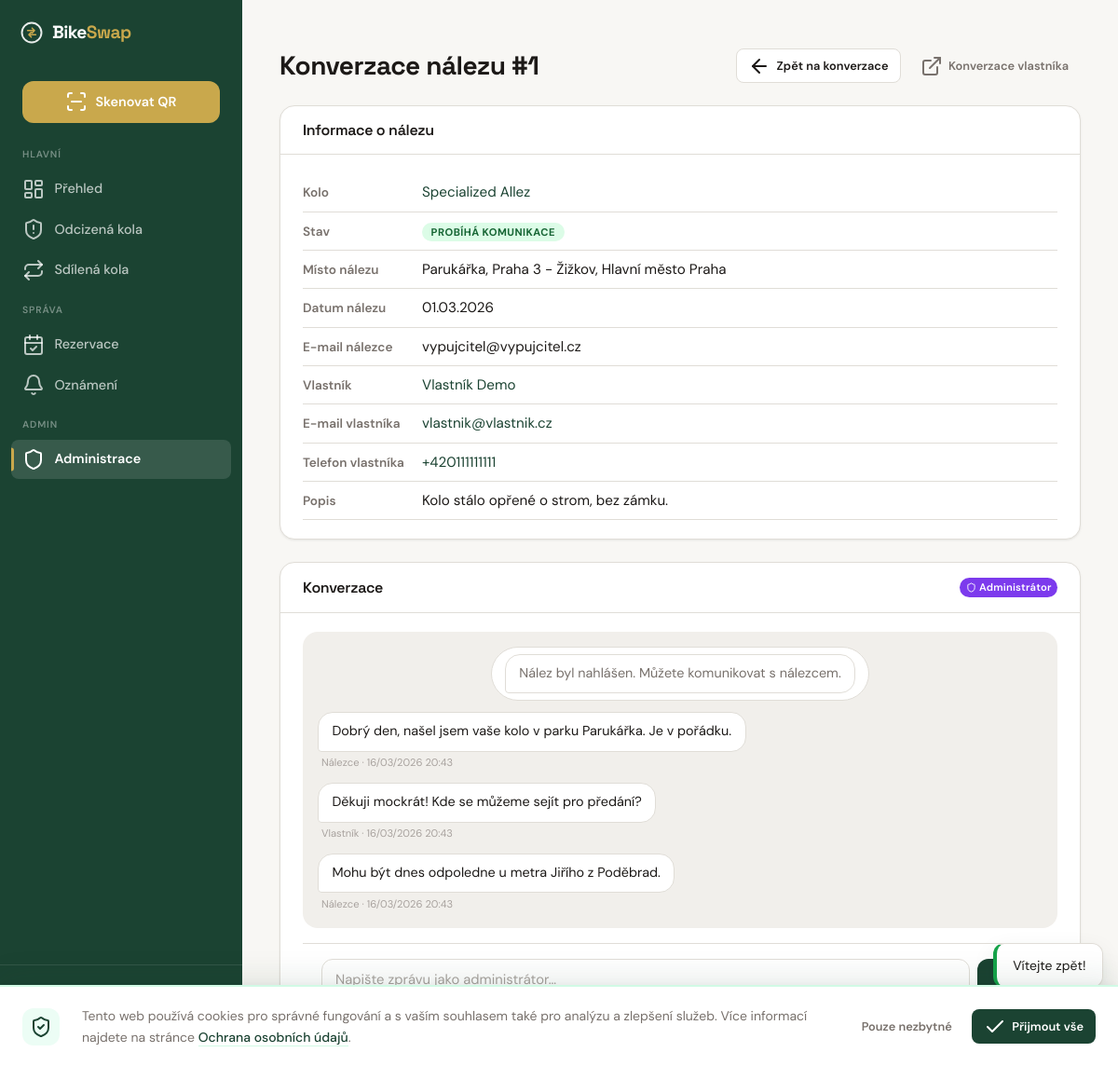
The page /admin/conversation/found/1 (signed in) on the database its author committed.
### tables this page shows
CREATE TABLE IF NOT EXISTS `found_reports` (
    `id`                  INT UNSIGNED    NOT NULL AUTO_INCREMENT,
    `bike_id`             INT UNSIGNED    NULL DEFAULT NULL,
    `qr_hash_scanned`     VARCHAR(64)     NULL DEFAULT NULL,
    `reported_by`         INT UNSIGNED    NULL DEFAULT NULL,
    `reporter_email`      VARCHAR(255)    NULL DEFAULT NULL,
    `reporter_phone`      VARCHAR(20)     NULL DEFAULT NULL,
    `reporter_ip`         VARCHAR(45)     NULL DEFAULT NULL,
    `conversation_token`  VARCHAR(64)     NOT NULL,
    `found_date`          DATE            NULL DEFAULT NULL,
    `found_location_text` VARCHAR(255)    NULL DEFAULT NULL,
    `found_location_lat`  DECIMAL(10, 7)  NULL DEFAULT NULL,
    `found_location_lng`  DECIMAL(10, 7)  NULL DEFAULT NULL,
    `description`         TEXT            NULL DEFAULT NULL,
    `status`              ENUM('pending', 'verified', 'contacted', 'resolved', 'closed') NOT NULL DEFAULT 'pending',
    `verified_by`         INT UNSIGNED    NULL DEFAULT NULL,
    `verified_at`         DATETIME        NULL DEFAULT NULL,
    `created_at`          DATETIME        NOT NULL DEFAULT CURRENT_TIMESTAMP,

    PRIMARY KEY (`id`),
    UNIQUE KEY `uq_found_token` (`conversation_token`),
    KEY `idx_found_bike` (`bike_id`),
    KEY `idx_found_status` (`status`),
    KEY `idx_found_qr` (`qr_hash_scanned`),
    CONSTRAINT `fk_found_bike` FOREIGN KEY (`bike_id`) REFERENCES `bikes` (`id`) ON DELETE SET NULL,
    CONSTRAINT `fk_found_reporter` FOREIGN KEY (`reported_by`) REFERENCES `users` (`id`) ON DELETE SET NULL,
    CONSTRAINT `fk_found_verifier` FOREIGN KEY (`verified_by`) REFERENCES `users` (`id`) ON DELETE SET NULL
);

CREATE TABLE IF NOT EXISTS `bikes` (
    `id`                   INT UNSIGNED    NOT NULL AUTO_INCREMENT,
    `owner_id`             INT UNSIGNED    NOT NULL,
    `qr_hash`              VARCHAR(64)     NOT NULL,
    `brand`                VARCHAR(100)    NOT NULL,
    `model`                VARCHAR(100)    NULL DEFAULT NULL,
    `color`                VARCHAR(50)     NOT NULL,
    `frame_number`         VARCHAR(100)    NULL DEFAULT NULL,
    `year_of_manufacture`  SMALLINT UNSIGNED NULL DEFAULT NULL,
    `description`          TEXT            NULL DEFAULT NULL,
    `status`               ENUM('active', 'stolen', 'found', 'recovered') NOT NULL DEFAULT 'active',
    `is_shared`            TINYINT(1)      NOT NULL DEFAULT 0,
    `auto_accept`          TINYINT(1)      NOT NULL DEFAULT 0,
    `availability_days`    VARCHAR(20)     DEFAULT NULL,
    `created_at`           DATETIME        NOT NULL DEFAULT CURRENT_TIMESTAMP,
    `updated_at`           DATETIME        NOT NULL DEFAULT CURRENT_TIMESTAMP ON UPDATE CURRENT_TIMESTAMP,

    PRIMARY KEY (`id`),
    UNIQUE KEY `uq_bikes_qr_hash` (`qr_hash`),
    KEY `idx_bikes_owner` (`owner_id`),
    KEY `idx_bikes_status` (`status`),
    KEY `idx_bikes_shared` (`is_shared`),
    CONSTRAINT `fk_bikes_owner` FOREIGN KEY (`owner_id`) REFERENCES `users` (`id`) ON DELETE CASCADE
);

CREATE TABLE IF NOT EXISTS `users` (
    `id`                 INT UNSIGNED    NOT NULL AUTO_INCREMENT,
    `email`              VARCHAR(255)    NOT NULL,
    `password_hash`      VARCHAR(255)    NOT NULL,
    `role`               ENUM('user', 'police', 'admin') NOT NULL DEFAULT 'user',
    `first_name`         VARCHAR(50)     NOT NULL,
    `surname`            VARCHAR(50)     NOT NULL DEFAULT '',
    `phone`              VARCHAR(20)     NULL DEFAULT NULL,
    `address`            VARCHAR(255)    NULL DEFAULT NULL,
    `is_verified`        TINYINT(1)      NOT NULL DEFAULT 0,
    `verification_token` VARCHAR(64)     NULL DEFAULT NULL,
    `password_reset_token`   VARCHAR(64) NULL DEFAULT NULL,
    `password_reset_expires` DATETIME    NULL DEFAULT NULL,
    `totp_secret`        VARCHAR(255)    NULL DEFAULT NULL,
    `totp_enabled`       TINYINT(1)      NOT NULL DEFAULT 0,
    `karma_score`        INT             NOT NULL DEFAULT 0,
    `is_banned`          TINYINT(1)      NOT NULL DEFAULT 0,
    `created_at`         DATETIME        NOT NULL DEFAULT CURRENT_TIMESTAMP,
    `updated_at`         DATETIME        NOT NULL DEFAULT CURRENT_TIMESTAMP ON UPDATE CURRENT_TIMESTAMP,
    `last_login_at`      DATETIME        NULL DEFAULT NULL,

    PRIMARY KEY (`id`),
    UNIQUE KEY `uq_users_email` (`email`),
    KEY `idx_users_role` (`role`)
);

CREATE TABLE IF NOT EXISTS `found_report_messages` (
    `id`               INT UNSIGNED    NOT NULL AUTO_INCREMENT,
    `found_report_id`  INT UNSIGNED    NOT NULL,
    `sender_type`      ENUM('owner','finder','system','admin') NOT NULL,
    `sender_user_id`   INT UNSIGNED    NULL DEFAULT NULL,
    `message`          TEXT            NOT NULL,
    `is_read`          TINYINT(1)      NOT NULL DEFAULT 0,
    `created_at`       DATETIME        NOT NULL DEFAULT CURRENT_TIMESTAMP,

    PRIMARY KEY (`id`),
    KEY `idx_frmsg_report` (`found_report_id`, `created_at`),
    CONSTRAINT `fk_frmsg_report` FOREIGN KEY (`found_report_id`) REFERENCES `found_reports` (`id`) ON DELETE CASCADE,
    CONSTRAINT `fk_frmsg_sender` FOREIGN KEY (`sender_user_id`) REFERENCES `users` (`id`) ON DELETE SET NULL
);

### templates/admin/conversation-found.php (the view, shortened to what the rows shown need)
<div class="page-header">
  <h1>Konverzace nálezu #<?= $report->getId() ?></h1>
  <div class="page-header-actions">
    <a href="/admin/conversations" class="btn btn-secondary btn-sm">
    </a>
    <?php if ($report->getBikeId()): ?>
      <a href="/found/<?= $report->getId() ?>/conversation" class="btn btn-ghost btn-sm" target="_blank">
      </a>
    <?php endif; ?>
  </div>
</div>
<div class="card mb-lg">
  <div class="card-body">
    <div class="info-row">
      <span class="info-value">
        <?php if ($bike): ?>
          <a href="/admin/bikes/<?= $bike->getId() ?>"><?= e($bike->getFullName()) ?></a>
        <?php elseif ($report->getQrHashScanned()): ?>
          QR: <?= e($report->getQrHashScanned()) ?>
        <?php else: ?>—<?php endif; ?>
      </span>
    </div>
    <div class="info-row">
      <span class="info-value">
        <span class="status-badge <?= e($report->getStatusClass()) ?>"><?= e($report->getStatusLabel()) ?></span>
      </span>
    </div>
    <div class="info-row">
      <span class="info-label">Místo nálezu</span>
      <span class="info-value"><?= $report->getFoundLocationText() ? e($report->getFoundLocationText()) : '—' ?></span>
    </div>
    <div class="info-row">
      <span class="info-label">Datum nálezu</span>
      <span class="info-value"><?= $report->getFoundDate() ? date('d.m.Y', strtotime($report->getFoundDate())) : '—' ?></span>
    </div>
    <?php if ($report->getReporterEmail()): ?>
    <div class="info-row">
      <span class="info-label">E-mail nálezce</span>
      <span class="info-value"><?= e($report->getReporterEmail()) ?></span>
    </div>
    <?php endif; ?>
    <?php if (isset($owner) && $owner): ?>
    <div class="info-row">
      <span class="info-label">Vlastník</span>
      <span class="info-value">
        <a href="/admin/users/<?= $owner->getId() ?>"><?= e($owner->getFullName()) ?></a>
      </span>
    </div>
    <div class="info-row">
      <span class="info-label">E-mail vlastníka</span>
      <span class="info-value"><a href="mailto:<?= e($owner->getEmail()) ?>"><?= e($owner->getEmail()) ?></a></span>
    </div>
    <?php if ($owner->getPhone()): ?>
    <div class="info-row">
      <span class="info-label">Telefon vlastníka</span>
      <span class="info-value"><a href="tel:<?= e($owner->getPhone()) ?>"><?= e($owner->getPhone()) ?></a></span>
    </div>
    <?php endif; ?>
    <?php endif; ?>
    <?php if ($report->getDescription()): ?>
    <div class="info-row">
      <span class="info-label">Popis</span>
      <span class="info-value"><?= e($report->getDescription()) ?></span>
    </div>
    <?php endif; ?>
  </div>
</div>
<div class="card">
  <div class="card-body" style="padding-bottom:0">
    <div class="conversation-messages" id="conversation-thread">
      <?php if (empty($messages)): ?>
        <div class="conversation-empty text-muted text-center" style="padding:2rem">
          <i data-lucide="message-square" style="width:32px;height:32px;margin-bottom:0.5rem"></i>
          <p>Zatím žádné zprávy.</p>
        </div>
      <?php else: ?>
        <?php foreach ($messages as $msg): ?>
          <?php $isAdmin = $msg->getSenderType() === 'admin'; ?>
          <div class="message <?= $msg->getSenderClass() ?> <?= $isAdmin ? 'mine' : '' ?>">
            <div class="message-bubble"><?= nl2br(e($msg->getMessage())) ?></div>
            <?php if (!$msg->isSystemMessage()): ?>
              <div class="message-meta">
                <?= e($msg->getSenderLabel()) ?>
                · <?= e($msg->getFormattedTime()) ?>
              </div>
            <?php endif; ?>
          </div>
        <?php endforeach; ?>
      <?php endif; ?>
    </div>
  </div>
</div>

### rows shown on the page
found_reports: id "1", status "PROBÍHÁ KOMUNIKACE", found_location_text "Parukářka, Praha 3 - Žižkov, Hlavní město Praha", found_date "01.03.2026", reporter_email "vypujcitel@vypujcitel.cz", description "Kolo stálo opřené o strom, bez zámku."
bikes: $bike->getFullName() "Specialized Allez"
users: $owner->getFullName() "Vlastník Demo", email "vlastnik@vlastnik.cz", phone "+420111111111"
found_report_messages: message "Nález byl nahlášen. Můžete komunikovat s nálezcem."
found_report_messages: message "Dobrý den, našel jsem vaše kolo v parku Parukářka. Je v pořádku.", sender_type "Nálezce", created_at "16/03/2026 20:43"
found_report_messages: message "Děkuji mockrát! Kde se můžeme sejít pro předání?", sender_type "Vlastník", created_at "16/03/2026 20:43"
found_report_messages: message "Mohu být dnes odpoledne u metra Jiřího z Poděbrad.", sender_type "Nálezce", created_at "16/03/2026 20:43"
